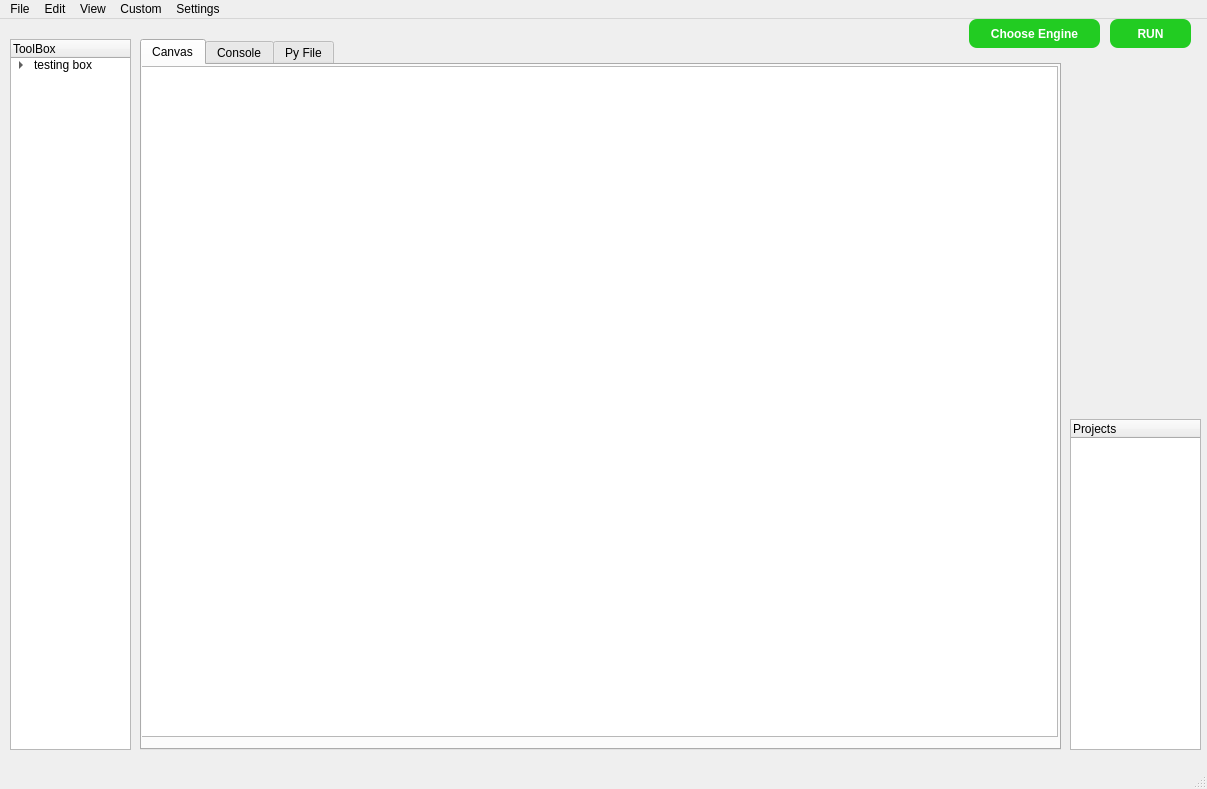
<?xml version="1.0" encoding="UTF-8"?>
<ui version="4.0">
 <class>MainWindow</class>
 <widget class="QMainWindow" name="MainWindow">
  <property name="geometry">
   <rect>
    <x>0</x>
    <y>0</y>
    <width>1207</width>
    <height>789</height>
   </rect>
  </property>
  <property name="windowTitle">
   <string>MainWindow</string>
  </property>
  <widget class="QWidget" name="centralwidget">
   <widget class="QTabWidget" name="tabWidget">
    <property name="geometry">
     <rect>
      <x>140</x>
      <y>20</y>
      <width>921</width>
      <height>711</height>
     </rect>
    </property>
    <property name="maximumSize">
     <size>
      <width>921</width>
      <height>16777215</height>
     </size>
    </property>
    <property name="acceptDrops">
     <bool>true</bool>
    </property>
    <property name="tabPosition">
     <enum>QTabWidget::TabPosition::North</enum>
    </property>
    <property name="currentIndex">
     <number>0</number>
    </property>
    <property name="tabBarAutoHide">
     <bool>true</bool>
    </property>
    <widget class="QWidget" name="tab_1">
     <property name="acceptDrops">
      <bool>true</bool>
     </property>
     <attribute name="title">
      <string>Canvas</string>
     </attribute>
     <widget class="QGraphicsView" name="graphicsViewCanvas">
      <property name="geometry">
       <rect>
        <x>-5</x>
        <y>1</y>
        <width>921</width>
        <height>671</height>
       </rect>
      </property>
     </widget>
    </widget>
    <widget class="QWidget" name="tab_2">
     <attribute name="title">
      <string>Console</string>
     </attribute>
     <widget class="QTextEdit" name="txtConsole">
      <property name="geometry">
       <rect>
        <x>3</x>
        <y>4</y>
        <width>911</width>
        <height>341</height>
       </rect>
      </property>
     </widget>
     <widget class="QWidget" name="matplotlibWidget" native="true">
      <property name="geometry">
       <rect>
        <x>9</x>
        <y>349</y>
        <width>901</width>
        <height>311</height>
       </rect>
      </property>
     </widget>
    </widget>
    <widget class="QWidget" name="tab_3">
     <attribute name="title">
      <string>Py File</string>
     </attribute>
     <widget class="QPlainTextEdit" name="plainTextEdit">
      <property name="geometry">
       <rect>
        <x>3</x>
        <y>4</y>
        <width>911</width>
        <height>661</height>
       </rect>
      </property>
     </widget>
    </widget>
   </widget>
   <widget class="QTreeWidget" name="treeWidget">
    <property name="geometry">
     <rect>
      <x>10</x>
      <y>20</y>
      <width>121</width>
      <height>711</height>
     </rect>
    </property>
    <property name="dragEnabled">
     <bool>true</bool>
    </property>
    <property name="dragDropOverwriteMode">
     <bool>true</bool>
    </property>
    <property name="dragDropMode">
     <enum>QAbstractItemView::DragDropMode::DragOnly</enum>
    </property>
    <column>
     <property name="text">
      <string>ToolBox</string>
     </property>
    </column>
    <item>
     <property name="text">
      <string>testing box</string>
     </property>
     <item>
      <property name="text">
       <string>subtest</string>
      </property>
     </item>
    </item>
   </widget>
   <widget class="QTreeWidget" name="treeWidget_2">
    <property name="geometry">
     <rect>
      <x>1070</x>
      <y>400</y>
      <width>131</width>
      <height>331</height>
     </rect>
    </property>
    <column>
     <property name="text">
      <string>Projects</string>
     </property>
    </column>
   </widget>
   <widget class="QPushButton" name="btnRun">
    <property name="geometry">
     <rect>
      <x>1110</x>
      <y>0</y>
      <width>81</width>
      <height>29</height>
     </rect>
    </property>
    <property name="styleSheet">
     <string notr="true">background-color: #22cc22;
color: white;
border-radius: 8px;
padding: 4px 10px;
font-weight: bold;
</string>
    </property>
    <property name="text">
     <string>RUN</string>
    </property>
   </widget>
   <widget class="QPushButton" name="btnEngine">
    <property name="geometry">
     <rect>
      <x>969</x>
      <y>0</y>
      <width>131</width>
      <height>29</height>
     </rect>
    </property>
    <property name="styleSheet">
     <string notr="true">background-color: #22cc22;
color: white;
border-radius: 8px;
padding: 4px 10px;
font-weight: bold;

</string>
    </property>
    <property name="text">
     <string>Choose Engine</string>
    </property>
   </widget>
  </widget>
  <widget class="QMenuBar" name="menubar">
   <property name="geometry">
    <rect>
     <x>0</x>
     <y>0</y>
     <width>1207</width>
     <height>25</height>
    </rect>
   </property>
   <widget class="QMenu" name="menuFile">
    <property name="title">
     <string>File</string>
    </property>
   </widget>
   <widget class="QMenu" name="menuEdit">
    <property name="title">
     <string>Edit</string>
    </property>
    <addaction name="actiontesting_for_edit"/>
   </widget>
   <widget class="QMenu" name="menuView">
    <property name="title">
     <string>View</string>
    </property>
   </widget>
   <widget class="QMenu" name="menuCustom">
    <property name="title">
     <string>Custom</string>
    </property>
   </widget>
   <widget class="QMenu" name="menuSettings">
    <property name="title">
     <string>Settings</string>
    </property>
   </widget>
   <addaction name="menuFile"/>
   <addaction name="menuEdit"/>
   <addaction name="menuView"/>
   <addaction name="menuCustom"/>
   <addaction name="menuSettings"/>
  </widget>
  <widget class="QStatusBar" name="statusbar"/>
  <action name="actiontesting_for_edit">
   <property name="text">
    <string>testing for edit</string>
   </property>
  </action>
 </widget>
 <resources/>
 <connections/>
</ui>
